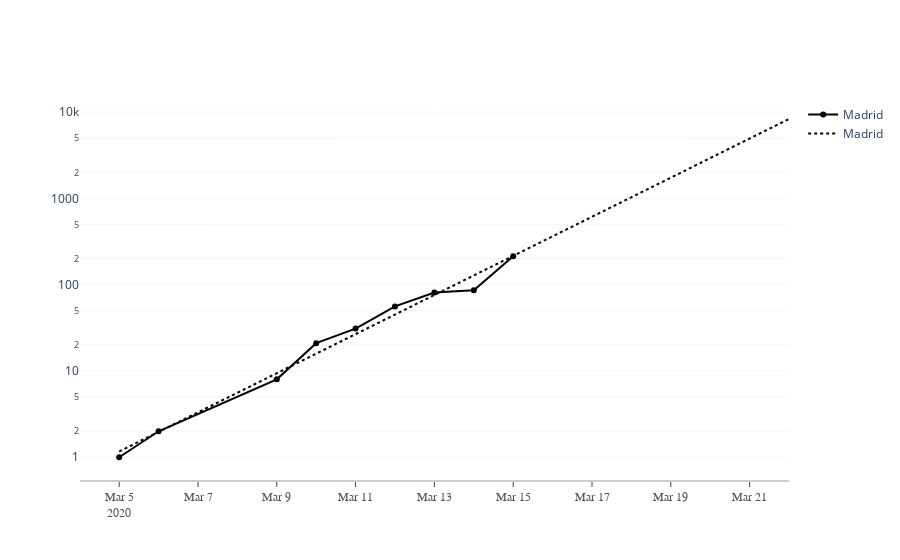

The notebook cell this image was saved under:
### Code cell
madrid.plotly_fig_with_prediction(True, 'date', 17, color="black")

### Figure 1 — Plotly figure (JSON) as saved in the notebook; plotly's stock layout.template omitted (floating-point values rounded to 4 significant figures)
{"data": [{"line": {"color": "black"}, "mode": "lines+markers", "name": "Madrid", "type": "scatter", "x": ["2020-03-05", "2020-03-06", "2020-03-09", "2020-03-10", "2020-03-11", "2020-03-12", "2020-03-13", "2020-03-14", "2020-03-15"], "y": [1, 2, 8, 21, 31, 56, 81, 86, 213]}, {"line": {"color": "black", "dash": "dot"}, "mode": "lines", "name": "Madrid", "type": "scatter", "x": ["2020-03-05T00:00:00", "2020-03-06T00:00:00", "2020-03-07T00:00:00", "2020-03-08T00:00:00", "2020-03-09T00:00:00", "2020-03-10T00:00:00", "2020-03-11T00:00:00", "2020-03-12T00:00:00", "2020-03-13T00:00:00", "2020-03-14T00:00:00", "2020-03-15T00:00:00", "2020-03-16T00:00:00", "2020-03-17T00:00:00", "2020-03-18T00:00:00", "2020-03-19T00:00:00", "2020-03-20T00:00:00", "2020-03-21T00:00:00", "2020-03-22T00:00:00"], "y": [1.168, 1.967, 3.315, 5.587, 9.415, 15.87, 26.74, 45.05, 75.92, 127.9, 215.6, 363.3, 612.2, 1032.0, 1738.0, 2930.0, 4937.0, 8319.0]}], "layout": {"plot_bgcolor": "white", "showlegend": true, "xaxis": {"linecolor": "rgb(204, 204, 204)", "linewidth": 2, "showgrid": false, "showline": true, "showticklabels": true, "tickfont": {"color": "rgb(82, 82, 82)", "family": "Arial", "size": 12}, "ticks": "outside"}, "yaxis": {"gridcolor": "aliceblue", "showgrid": true, "showline": false, "showticklabels": true, "type": "log", "zeroline": false}}}
